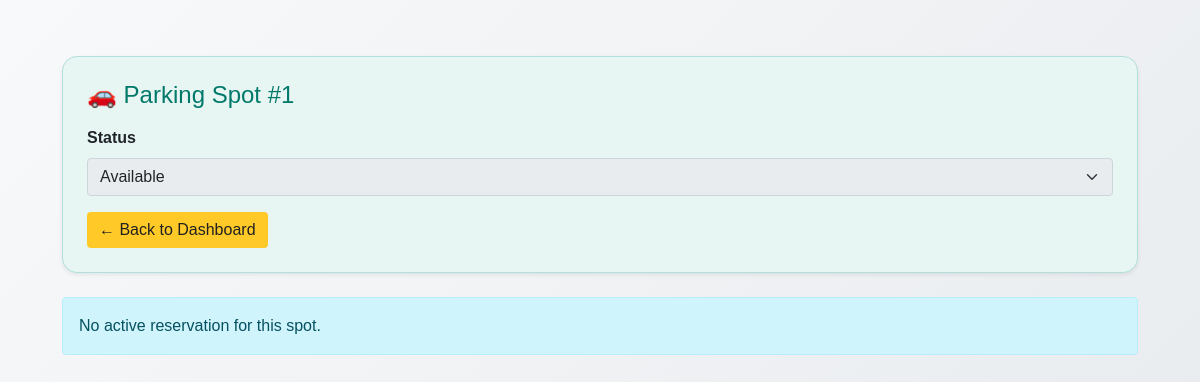
/spot/1, run on an earlier commit of the app's database.
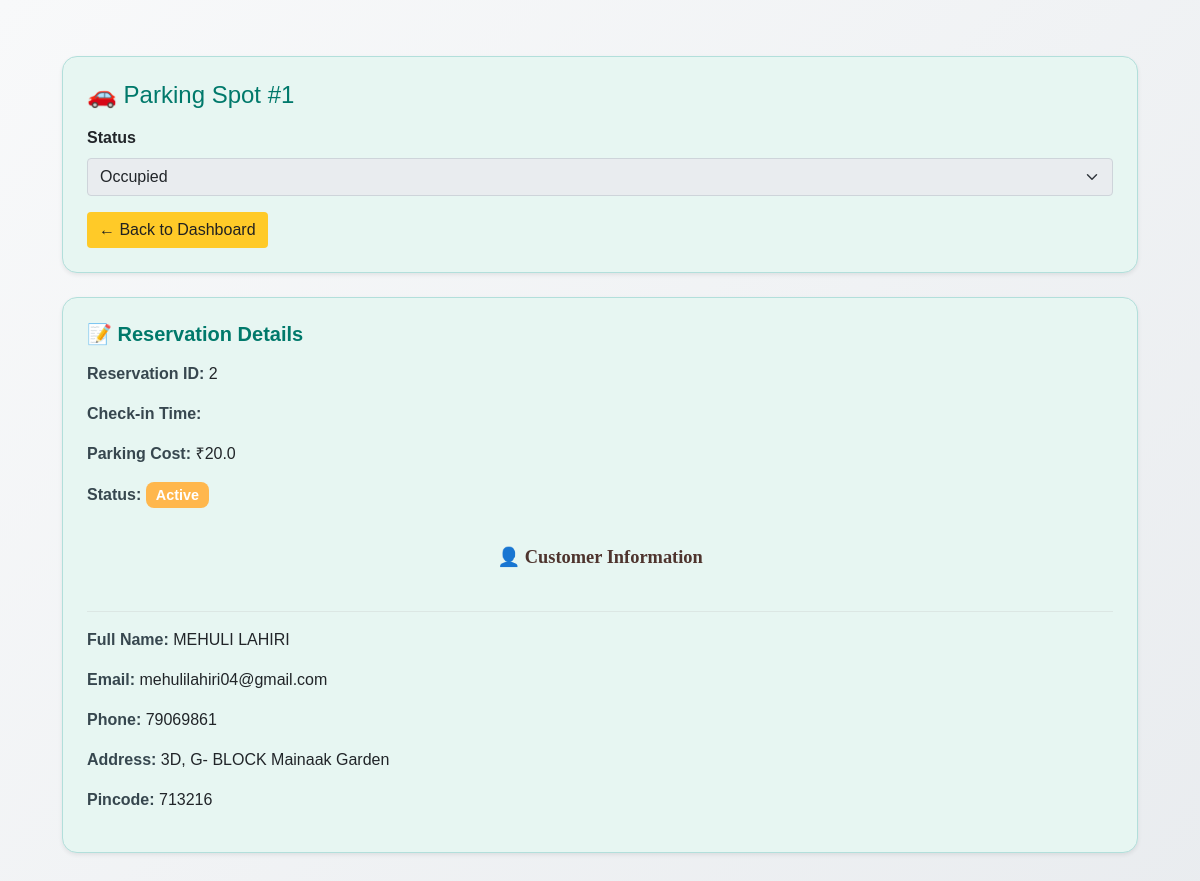
And on a later commit of the database.
### backend/models.py (models this page shows, shortened)
class ParkingSpot(db.Model):
    __tablename__ = "parking_spots"
    id = db.Column(db.Integer, primary_key=True)
    lot_id = db.Column(db.Integer, db.ForeignKey('parking_lot.id'), nullable=False)
    status = db.Column(db.String(1), nullable=False, default='A')
    reservations = db.relationship('Reservation', backref='spot', lazy=True)

class Reservation(db.Model):
    __tablename__ = "reservations"
    id = db.Column(db.Integer, primary_key=True)
    spot_id = db.Column(db.Integer, db.ForeignKey('parking_spots.id'), nullable=False)
    user_id = db.Column(db.Integer, db.ForeignKey('user_info.id'), nullable=False)
    vehicle_no = db.Column(db.String(20), nullable=False)
    parking_timestamp = db.Column(db.DateTime, default=datetime.utcnow)
    leaving_timestamp = db.Column(db.DateTime, nullable=True)
    cost = db.Column(db.Float)

class User_Info(db.Model):
    __tablename__ = "user_info"
    id = db.Column(db.Integer, primary_key=True)
    full_name = db.Column(db.String(100))
    user_name = db.Column(db.String(100), unique=True)
    email = db.Column(db.String(120), unique=True)
    pwd = db.Column(db.String(100))
    phone = db.Column(db.String(20))
    address = db.Column(db.String(200))
    pincode = db.Column(db.String(10))
    role = db.Column(db.Integer, default=1)
    reservations = db.relationship('Reservation', backref='user', lazy=True)

### backend/controllers.py (the view)
    @app.route("/spot/<int:spot_id>")
    def spot_detail(spot_id):
        spot = ParkingSpot.query.get_or_404(spot_id)
        reservation = Reservation.query \
            .filter_by(spot_id=spot.id) \
            .order_by(Reservation.id.desc()) \
            .first()
        user = None
        if reservation:
            user = User_Info.query.get(reservation.user_id)
        return render_template("admin_spot_detail.html",
                               spot=spot,
                               reservation=reservation,
                               user=user)

### templates/admin_spot_detail.html (shortened to what this page needs)
<!DOCTYPE html>
<html lang="en">
<head>
  <link href="https://cdn.jsdelivr.net/npm/bootstrap@5.0.2/dist/css/bootstrap.min.css" rel="stylesheet">
  <link rel="stylesheet" href="{{ url_for('static', filename='css/style.css') }}">
</head>
<body class="p-4">
<div class="container">
  <div class="card p-4 shadow-sm mb-4 detail-card">
    <h4 class="mb-3" style="color:#00796b;">🚗 Parking Spot #{{ spot.id }}</h4>
    <form method="POST" action="#">
      <div class="mb-3">
        <label class="form-label fw-bold">Status</label>
        <select class="form-select" disabled>
          <option {% if spot.status == 'A' %}selected{% endif %}>Available</option>
          <option {% if spot.status == 'O' %}selected{% endif %}>Occupied</option>
        </select>
      </div>
      <a href="{{ url_for('admin_dashboard') }}" class="btn btn-custom">← Back to Dashboard</a>
    </form>
  </div>
  {% if reservation %}
  <div class="card p-4 shadow-sm detail-card">
    <h5 class="mb-3">📝 Reservation Details</h5>
    <p><span class="highlight">Reservation ID:</span> {{ reservation.id }}</p>
    <p><span class="highlight">Check-in Time:</span> {{ reservation.in_time }}</p>
    <p><span class="highlight">Parking Cost:</span> ₹{{ reservation.cost }}</p>
    <p>
      <span class="highlight">Status:</span>
      <span class="badge badge-status status-occupied">Active</span>
    </p>
    {% if user %}
    <div class="section-title">👤 Customer Information</div>
    <hr>
    <p><span class="highlight">Full Name:</span> {{ user.full_name }}</p>
    <p><span class="highlight">Email:</span> {{ user.email }}</p>
    <p><span class="highlight">Phone:</span> {{ user.phone or 'Not Provided' }}</p>
    <p><span class="highlight">Address:</span> {{ user.address or 'Not Provided' }}</p>
    <p><span class="highlight">Pincode:</span> {{ user.pincode or 'Not Provided' }}</p>
    {% endif %}
  </div>
  {% else %}
  <div class="alert alert-info">No active reservation for this spot.</div>
  {% endif %}
</div>
</body>
</html>

What changed in the data, as far as the page shows it:
changed ParkingSpot id 1: status "Available" → "Occupied"
now on this page (row edited): Reservation: id "2", cost "20.0"
now on this page (row edited): User_Info: full_name "MEHULI LAHIRI", email "mehulilahiri04@gmail.com", phone "79069861", address "3D, G- BLOCK Mainaak Garden", pincode "713216"
Also different on the page:
text no longer shown: "No active reservation for this spot."
text now shown: "📝 Reservation Details Reservation ID: Check-in Time: Parking Cost: ₹ Status: Active 👤 Customer Information Full Name: Email: Phone: Address: Pincode:"
